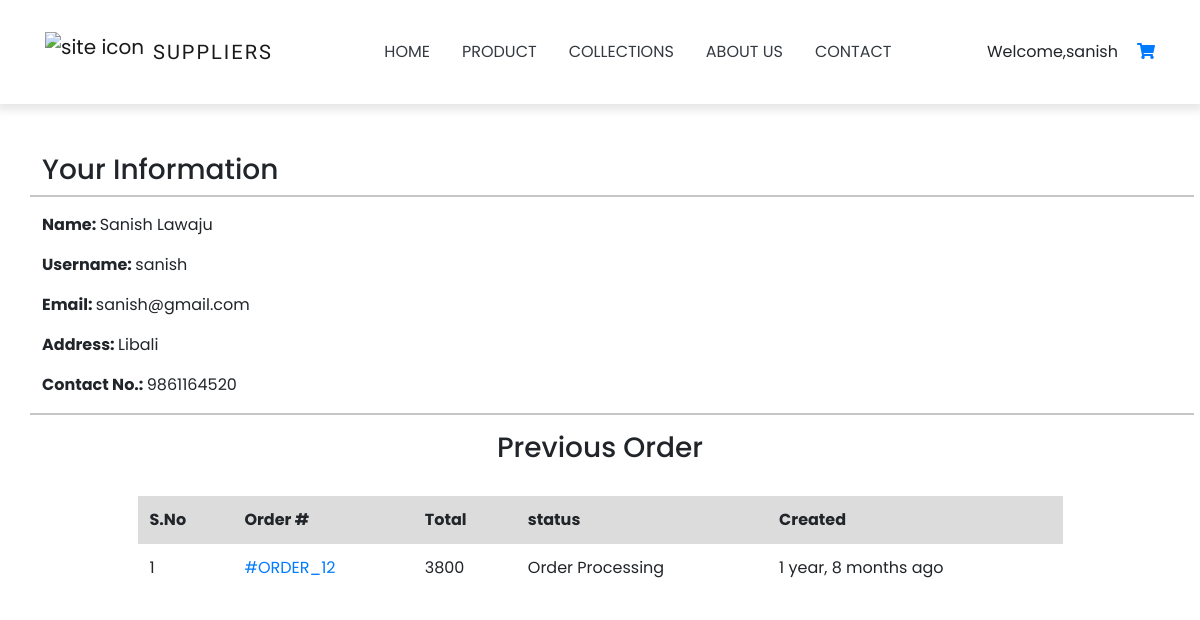
Screenshot of /profile/ (signed in) with the database file from the repository.
### dashboard/models.py (models this page shows, shortened)
class Customer(models.Model):
    user = models.OneToOneField(User,on_delete=models.CASCADE)
    email_regex = RegexValidator(regex=  r"^[a-zA-Z0-9._%+-]+@[a-zA-Z0-9.-]+\.[a-zA-Z]{2,}$", message="please provide valid email address")
    email = models.EmailField(validators=[email_regex],unique=True)
    fn_regex = RegexValidator(regex=r"^[A-Za-z\s]+$", message="please provide valid Name")
    full_name = models.CharField(validators=[fn_regex],max_length=200, null=True)
    address = models.CharField(max_length=40)
    contact_regex = RegexValidator( regex = r"^98\d{8}$",message = "phone number should starts with 98 and have 10 digits")
    contact = models.CharField(max_length=10,validators=[contact_regex],null=True)
    created_date = models.DateTimeField(auto_now_add=True,null=True)

class Order(models.Model):
    cart = models.OneToOneField(Cart, on_delete=models.CASCADE)
    ob_regex = RegexValidator(regex=r"^[A-Za-z\s]+$", message="please provide valid Name")
    ordered_by = models.CharField(validators=[ob_regex],max_length=200)
    shipping_address = models.CharField(max_length=200)
    mobile_regex = RegexValidator( regex = r"^98\d{8}$",message = "phone number should exactly be in 10 digits and starts with 98")
    mobile = models.CharField(max_length=10, validators=[mobile_regex])
    email_regex = RegexValidator(regex=  r"^[a-zA-Z0-9._%+-]+@[a-zA-Z0-9.-]+\.[a-zA-Z]{2,}$", message="please provide valid email address")
    email = models.EmailField(validators=[email_regex],null=True, blank=True)
    subtotal = models.PositiveIntegerField()
    total = models.PositiveIntegerField()
    order_status = models.CharField(max_length=50, choices=ORDER_STATUS)
    created_at = models.DateTimeField(auto_now_add=True)
    payment_method = models.CharField(
        max_length=20, choices=METHOD, default="Cash On Delivery")
    payment_completed = models.BooleanField(
        default=False, null=True, blank=True)

### home/views.py (the view)
# urls.py: path("profile/",CustomerProfileView.as_view(),name="customerprofile"),
class CustomerProfileView(TemplateView):
    template_name = "home/customers/customerprofile.html"
    def dispatch(self, request, *args, **kwargs):
        if request.user.is_authenticated and Customer.objects.filter(user=request.user).exists():
            pass
        else:
            return redirect("/accounts/login/?next=/profile/")
        return super().dispatch(request, *args, **kwargs)
    def get_context_data(self, **kwargs):
        context = super().get_context_data(**kwargs)
        customer = self.request.user.customer
        context['customer'] = customer
        orders = Order.objects.filter(cart__customer=customer).order_by("-id")
        context["orders"] = orders
        return context

### home/templates/home/customers/customerprofile.html (shortened to what this page needs)
{% extends 'home/base.html' %}
{% block form %}
<div class="container py-5" style="margin-top:105px">
    <div class="row">
        <h3>Your Information</h3><hr>
            <p><span class="font-weight-bold">Name: </span> {{customer.full_name}}</p>
            <p><span class="font-weight-bold">Username: </span> {{customer.user.username}}</p>
            <p><span class="font-weight-bold">Email: </span> {{customer.user.email}}</p>
            <p><span class="font-weight-bold">Address: </span> {{customer.address}}</p>
            <p><span class="font-weight-bold">Contact No.: </span> {{customer.contact}}</p>
    <hr>
            <div class="container-order ">
                <h3 class="title text-center pb-4">Previous Order</h3>
                <div class="d-flex justify-content-center row">
                    <div class="col-md-10">
                        <div class="rounded">
                            <div class="table-responsive table-borderless">
                                <table class="table">
                                    <thead>
                                        <tr>
                                            <th>S.No</th>
                                            <th>Order #</th>
                                            <th>Total</th>
                                            <th>status</th>
                                            <th>Created</th>
                                        </tr>
                                    </thead>
                                    <tbody class="table-body">
                                        {% for ord in orders %}
                                        <tr class="cell-1">
                                            <td>{{forloop.counter}}</td>
                                            <td><a href="{% url 'home:customerorderdetail' ord.pk %}"> #ORDER_{{ord.id}}</a></td>
                                            <td>{{ord.total}}</td>
                                            <td>{{ord.order_status}}</td>
                                            <td>{{ord.created_at|timesince}} ago</td>
                                        </tr>
                                        {% endfor %}
                                    </tbody>
                                </table>
                            </div>
                        </div>
                    </div>
                </div>
            </div>
    </div>
</div>
{% endblock %}

### home/templates/home/base.html (shortened to what this page needs)
<!DOCTYPE html>
<html lang="en">
  <head>
    <link rel="stylesheet" href="https://cdnjs.cloudflare.com/ajax/libs/font-awesome/6.4.2/css/all.min.css"/>
    <link rel="stylesheet" href="https://cdnjs.cloudflare.com/ajax/libs/font-awesome/5.15.4/css/all.min.css"
/>
    <link rel="stylesheet" href="/static/home/bootstrap-5.0.2-dist/css/bootstrap.min.css"/>
    <link rel="stylesheet" href="https://cdn.jsdelivr.net/npm/bootstrap@5.0.1/dist/css/bootstrap.min.css"/>
    <link rel="stylesheet" href="https://cdn.jsdelivr.net/npm/bootstrap@5.0.1/dist/js/bootstrap.bundle.min.js"/>
    <link rel="stylesheet" href="https://cdnjs.cloudflare.com/ajax/libs/font-awesome/4.7.0/css/font-awesome.min.css"/>
    <link rel="stylesheet" href="https://unpkg.com/tailwindcss@^2/dist/tailwind.min.css"/>
    <link rel="stylesheet" href="https://cdn.jsdelivr.net/gh/alpinejs/alpine@v2.x.x/dist/alpine.min.js"/>
    <link rel="stylesheet" href="https://cdnjs.cloudflare.com/ajax/libs/jquery/3.2.1/jquery.min.js"/>
    <link rel="stylesheet" href="https://cdnjs.cloudflare.com/ajax/libs/font-awesome/4.7.0/css/font-awesome.min.css"/>
    <link rel="stylesheet" href="https://stackpath.bootstrapcdn.com/bootstrap/4.4.1/css/bootstrap.min.css"/>
    <link rel="stylesheet" href="https://stackpath.bootstrapcdn.com/bootstrap/4.4.1/js/bootstrap.bundle.min.js"/>
    <link rel="stylesheet" href="https://cdnjs.cloudflare.com/ajax/libs/jquery/3.2.1/jquery.min.js"/>
    <link rel="stylesheet" href="https://cdnjs.cloudflare.com/ajax/libs/font-awesome/4.7.0/css/font-awesome.min.css"/>
    <link rel="stylesheet" href="/static/home/css/main.css" />
    <link rel="stylesheet" href="/static/home/css/style.css" />
  </head>
  <body>
    <nav class="navbar navbar-expand-lg navbar-light bg-white py-4 fixed-top">
      <div class="container">
        <a class="navbar-brand d-flex justify-content-between align-items-center order-lg-0" href="{%  url 'home:home' %}">
          <img src="/static/home/images/lvd.png" alt="site icon" />
          <span class="text-uppercase fw-lighter ms-2">Suppliers</span>
        </a>
          <div class="collapse navbar-collapse order-lg-1" id="navMenu">
            <ul class="navbar-nav mx-auto text-center">
              <li class="nav-item px-2 py-2">
                <a class="nav-link text-uppercase text-dark" href="{% url 'home:home' %}">home</a>
              </li>
              <li class="nav-item px-2 py-2">
                <a class="nav-link text-uppercase text-dark" href="{% url 'home:allproduct' %}">product</a>
              </li>
              <li class="nav-item px-2 py-2">
                <a class="nav-link text-uppercase text-dark" href="{% url 'home:collections' %}">collections</a>
              </li>
              <li class="nav-item px-2 py-2">
                <a class="nav-link text-uppercase text-dark" href="#about">about us</a>
              </li>
              <li class="nav-item px-2 py-2 border-0">
                <a class="nav-link text-uppercase text-dark" href="#contact">Contact</a>
              </li>
            </ul>
        {% if request.user.customer %}
          <div class="myprofile">
            <span>Welcome,{{customer.user.username}}</span>
          </div>
          <div class="icon">
            <a href="{% url 'home:mycart' %}"><i class="fa fa-shopping-cart"></i></a>
          </div>
            {% endif %}
          </div>
        </div>
    </nav>
    {% block form %} {% endblock form %} {% block main %} {% endblock main %}
     <link rel="stylesheet" href="//cdn.jsdelivr.net/npm/alertifyjs@1.13.1/build/css/alertify.min.css"/>
     <link rel="stylesheet" href="//cdn.jsdelivr.net/npm/alertifyjs@1.13.1/build/css/themes/default.min.css"/>
  </body>
</html>

### home/static/home/css/main.css (style rules this page uses)
:root { --lg-font: 'Kaisei Tokumin', serif; --sm-font: 'Poppins', sans-serif; --pink: #e5345b; }
body { font-family: var(--sm-font); }
.navbar { -webkit-box-shadow: 0 3px 9px 3px rgba(0, 0, 0, 0.1); box-shadow: 0 3px 9px 3px rgba(0, 0, 0, 0.1); }
.navbar-brand span { letter-spacing: 2px; font-family: var(--lg-font); }
.nav-item { border-bottom: 0.5px solid rgba(0, 0, 0, 0.05); }
.navbar-brand img { height: 200px; width: 200px; }
@media (min-width: 992px) { .nav-item { border-bottom: none; } }

### home/static/home/css/style.css (style rules this page uses)
:root { --white: #fff; --red: #ff0000; --black: #222; --green: #6cbe02; --grey1: #f0f0f0; --grey2: #e9d7d3; --font1: 'Heebo', sans-serif; --font2: 'Fira Sans Extra Condensed', sans-serif; --font3: 'Roboto', sans-serif; --btnbg: #ffcc00; --btnfontcolor: rgb(61, 61, 61); --btnfontcolorhover: rgb(255, 255, 255); --btnbghover: #ffc116; --btnactivefs: rgb(241, 195, 46); --label-index: #960796; --danger-index: #5bc257; --link-color: #000; --link-color-hover: #fff; --bg-content-color: #ffcc00; }
.navbar { height: auto; }
.navbar-brand img { width: 100px; height: 40px; }
.navbar-brand span { font-size: 20px; }
.container { text-decoration: none; }
.myprofile { display: inline-block; position: relative; width: 150px; }
.cell-1 { border-collapse: separate; border-spacing: 0 4em; background: #fff; border-bottom: 5px solid transparent; background-clip: padding-box; }
thead { background: #dddcdc; }

### rows the page displays
Customer: user.username "sanish", full_name "Sanish Lawaju", user.email "sanish@gmail.com", address "Libali", contact "9861164520"
Order: id "12", total "3800", order_status "Order Processing", created_at "1 year, 8 months"
